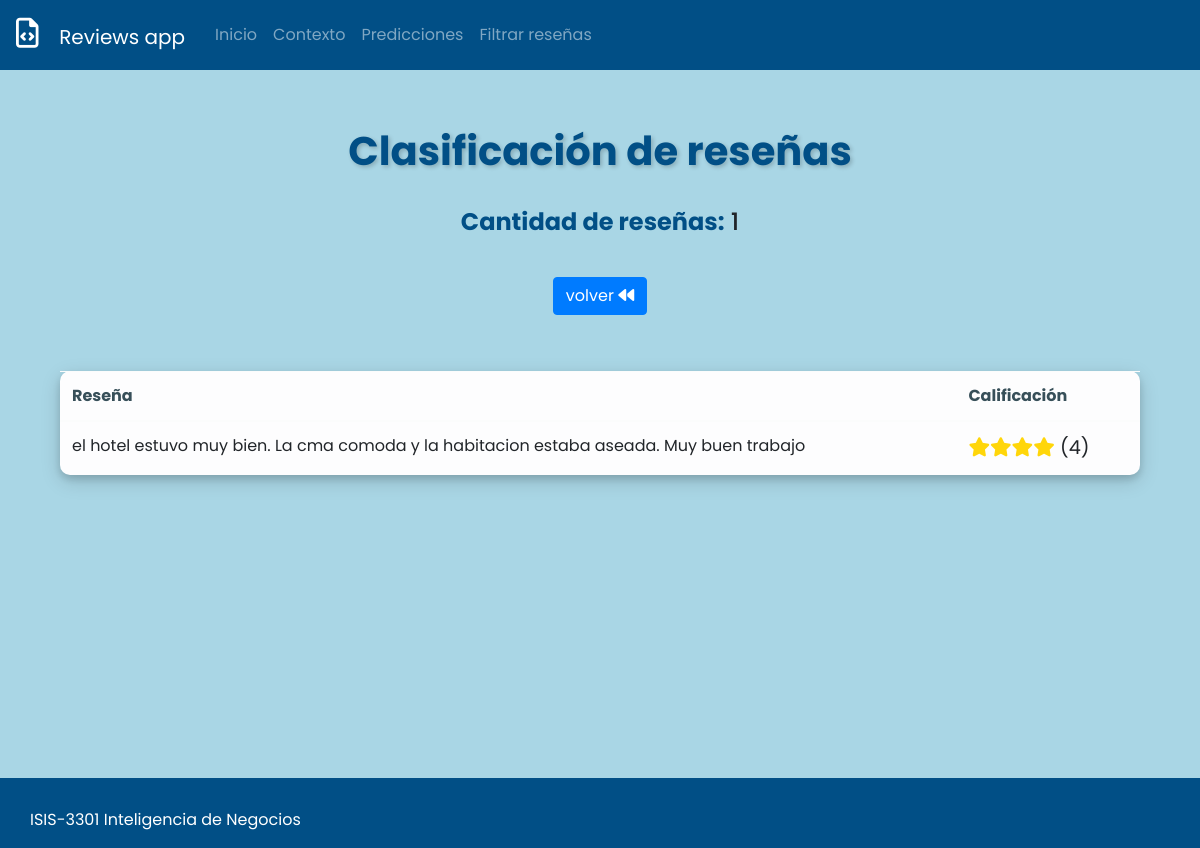
The page /predict/4 on the database as committed earlier.
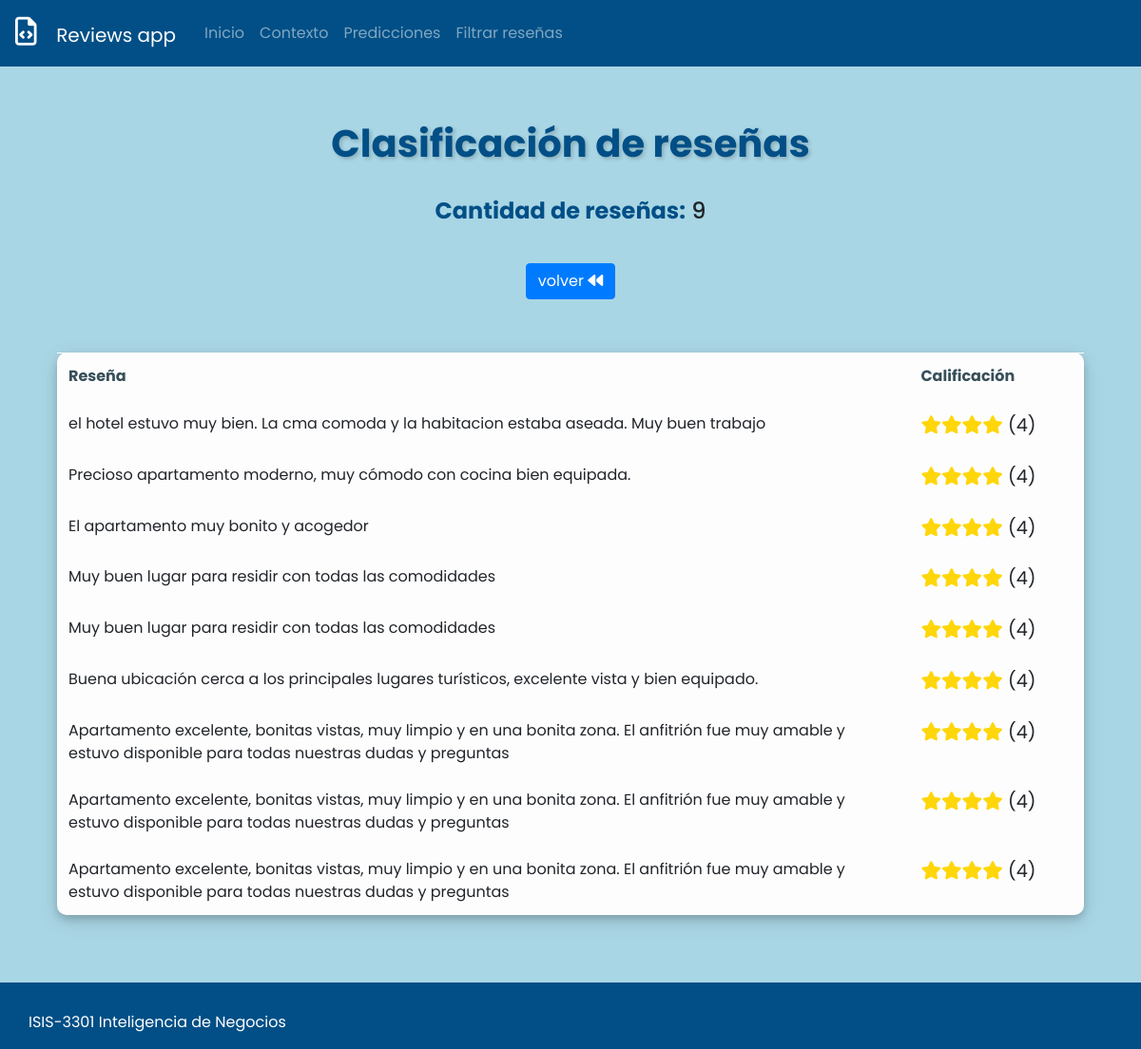
The same page on the database as committed later.
### predict/models.py (models this page shows, shortened)
class Reviews(models.Model):
    review = models.CharField(max_length=10000)
    classification = models.IntegerField()

### predict/views.py (the view)
# urls.py: path('predict/4', views.review_list_4, name='review_list'),
def review_list_4(request):
    reviews = get_reviews_filter(4)
    context = {
        'review_list': reviews,
        'filter': True,
        'quantity': len(reviews)
    }
    return render(request, 'reviews.html', context)

### predict/logic/logic.py (called while the page is built)
def get_reviews_filter(num: int):
    queryset = Reviews.objects.filter(classification=num)
    return (queryset)

### predict/templates/reviews.html
{% extends 'base.html' %} {% block content %}
<div class="content">
  <div class="">
    <div
      class="page-header-title"
      data-aos="fade-down"
      data-aos-duration="1600"
    >
      <h1 class="page-title" style="text-align: center">
        Clasificación de reseñas
      </h1>
      <h4 style="text-align: center">
        <strong>Cantidad de reseñas:</strong> {{ quantity }}
      </h4>
    </div>
  </div>
  <br />
  <div
    class="page-content-wrapper"
    data-aos="fade-down"
    data-aos-duration="1500"
  >
    <div class="container">
      <div style="display: flex; justify-content: center">
        {% if filter == False %}
        <a class="nav-link" href="/reviewcreate/">
          <button
            class="btn btn-primary"
            data-aos="fade-down"
            data-aos-duration="1500"
            href="/reviewcreate"
          >
            <i class="fa-solid fa-plus"></i> Añadir reseña y clasificarla
          </button>
        </a>
        {% else %}
        <a class="nav-link" href="/reviewgroup/">
          <button
            class="btn btn-primary"
            data-aos="fade-down"
            data-aos-duration="1500"
            href="/reviewgroups"
          >
            volver <i class="fa-solid fa-backward"></i>
          </button>
        </a>
        {% endif %}
      </div>
      <br />
      <br />
      <div class="panel panel-default">
        <div class="panel-body" data-aos="fade-down" data-aos-duration="1500">
          <table
            class="table table-hover table-light"
            data-aos="fade-down"
            data-aos-duration="1500"
          >
            <thead>
              <tr style="color: #374f59">
                <th>Reseña</th>
                <th style="width: 17%">Calificación</th>
              </tr>
            </thead>
            <tbody>
              {% for review in review_list %}
              <tr>
                <td>{{ review.review }}</td>
                <td style="font-size: 120%" class="star">
                  {% if review.classification == 5 %}
                  <span
                    ><i class="fa-solid fa-star"></i
                    ><i class="fa-solid fa-star"></i
                    ><i class="fa-solid fa-star"></i
                    ><i class="fa-solid fa-star"></i
                    ><i class="fa-solid fa-star"></i
                  ></span>
                  {% elif review.classification == 4 %}
                  <span
                    ><i class="fa-solid fa-star"></i
                    ><i class="fa-solid fa-star"></i
                    ><i class="fa-solid fa-star"></i
                    ><i class="fa-solid fa-star"></i
                  ></span>
                  {% elif review.classification == 3 %}
                  <span
                    ><i class="fa-solid fa-star"></i
                    ><i class="fa-solid fa-star"></i
                    ><i class="fa-solid fa-star"></i
                  ></span>
                  {% elif review.classification == 2 %}
                  <span
                    ><i class="fa-solid fa-star"></i
                    ><i class="fa-solid fa-star"></i
                  ></span>
                  {% elif review.classification == 1 %}
                  <span><i class="fa-solid fa-star"></i></span>
                  {% else %}
                  <span></span>
                  {% endif %} ({{ review.classification }})
                </td>
              </tr>
              {% endfor %}
            </tbody>
          </table>
        </div>
      </div>
    </div>
  </div>
</div>
{% endblock %}

### templates/base.html (shortened to what this page needs)
<!DOCTYPE html>
<html>
  <head>
    <link
      rel="stylesheet"
      href="https://use.fontawesome.com/releases/v6.5.0/css/all.css"
    />
    <link href="https://unpkg.com/aos@2.3.1/dist/aos.css" rel="stylesheet" />
    <link
      rel="stylesheet"
      href="https://cdn.jsdelivr.net/npm/bootstrap@4.6.2/dist/css/bootstrap.min.css"
    />
  </head>
  <body>
    <nav class="navbar navbar-expand-lg navbar-dark bg-dark">
      <a class="navbar-brand" href="/">
        <i
          class="fa-regular fa-file-code"
          style="font-size: 150%; padding-right: 10%"
        ></i>
        Reviews app
      </a>
      <div class="collapse navbar-collapse" id="navbarNav">
        <ul class="navbar-nav mr-auto">
          <li class="nav-item">
            <a class="nav-link" href="/">Inicio</a>
          </li>
          <li class="nav-item">
            <a class="nav-link" href="/context/">Contexto</a>
          </li>
          <li class="nav-item">
            <a class="nav-link" href="/predict/">Predicciones</a>
          </li>
          <li class="nav-item">
            <a class="nav-link" href="/reviewgroup/">Filtrar reseñas</a>
          </li>
        </ul>
      </div>
    </nav>
    <br />
    <main style="margin-bottom: 8.8dvh; height: 100%">
      <div class="container" style="min-height: 580px; margin-bottom: 9vh">
        {% block content %} {% endblock %}
      </div>
    </main>
    <footer style="max-height: 200px">
      <div style="padding: 30px">
        <div style="float: left; width: 100%">
          ISIS-3301 Inteligencia de Negocios
        </div>
        <br />
      </div>
      <br />
    </footer>
  </body>
</html>

### templates/base.html (style rules this page uses)
.navbar { background-color: #014f86 !important; height: 8.7vh; z-index: 2; }
h1, h2, h3 { color: #014f86; font-weight: bold; text-shadow: 2px 2px 4px rgba(0, 0, 0, 0.2); margin-block: 3%; }
em, strong { color: #014f86; }
body { font-family: "Poppins", sans-serif; background-color: #a9d6e5; padding-bottom: 8.7vh; }
footer { margin-top: 10vh; background-color: #014f86; position: fixed; bottom: 0; width: 100%; height: 8.7dvh; color: white; }
table, .card, .card img { border-radius: 10px; box-shadow: 0 4px 8px 0 rgba(0, 0, 0, 0.15), 0 6px 20px 0 rgba(0, 0, 0, 0.15); }
.star span { color: #ffd60a; transition: 0.5s ease-in-out; }

Rows that differ between the two databases and show on the page:
added Reviews: review "Precioso apartamento moderno, muy cómodo con cocina bien equipada.", classification "4"
added Reviews: review "El apartamento muy bonito y acogedor", classification "4"
added Reviews: review "Muy buen lugar para residir con todas las comodidades", classification "4"
added Reviews: review "Muy buen lugar para residir con todas las comodidades", classification "4"
added Reviews: review "Buena ubicación cerca a los principales lugares turísticos, excelente vista y bien equipado.", classification "4"
added Reviews: review "Apartamento excelente, bonitas vistas, muy limpio y en una bonita zona. El anfitrión fue muy amable y estuvo disponible para todas nuestras dudas y preguntas", classification "4"
added Reviews: review "Apartamento excelente, bonitas vistas, muy limpio y en una bonita zona. El anfitrión fue muy amable y estuvo disponible para todas nuestras dudas y preguntas", classification "4"
added Reviews: review "Apartamento excelente, bonitas vistas, muy limpio y en una bonita zona. El anfitrión fue muy amable y estuvo disponible para todas nuestras dudas y preguntas", classification "4"
Other text that changed with them:
{{ quantity }}: "1" → "9"
